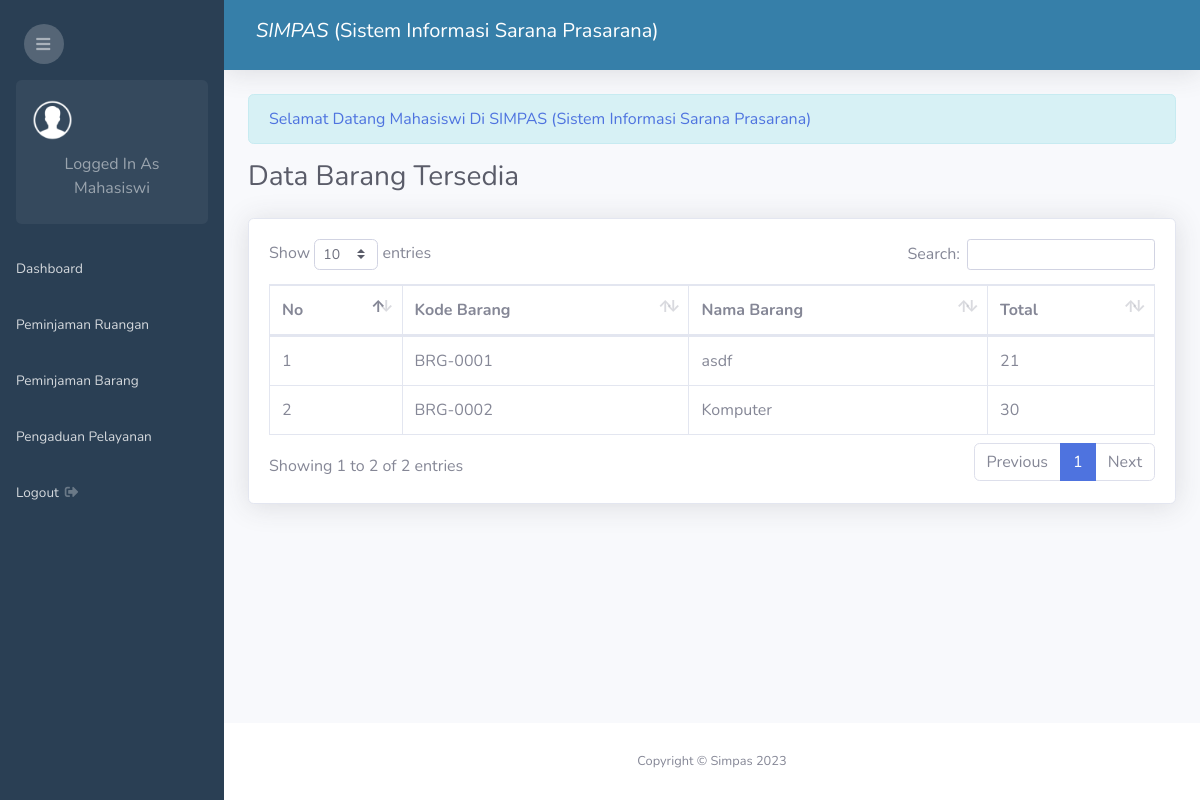
Before: /admin.php?page=barang-tersedia (signed in) with the older database file.
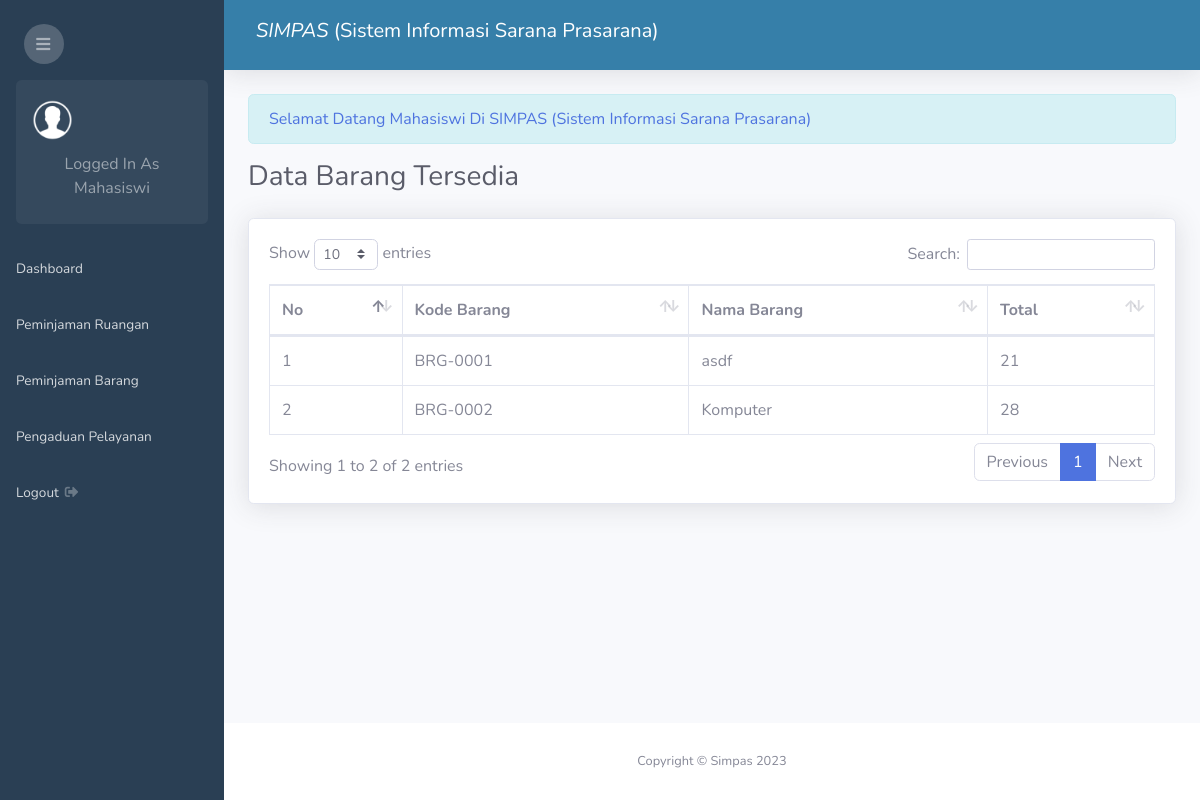
After: the same page with the newer database file.
### tables this page shows
CREATE TABLE `barang` (
  `kd_barang` varchar(25) NOT NULL,
  `nama_barang` varchar(100) NOT NULL,
  `kategori_id` int(11) NOT NULL,
  `merek` varchar(100) NOT NULL,
  `spesifikasi` varchar(100) NOT NULL,
  `lokasi` varchar(100) NOT NULL,
  `status_barang` varchar(50) NOT NULL,
  `total` int(11) NOT NULL,
  `satuan_id` int(11) NOT NULL
);

### barang/barang_tersedia.php (the view)
<div class="d-sm-flex align-items-center justify-content-between mb-4">
    <h1 class="h3 mb-0 text-gray-800">Data Barang Tersedia</h1>
</div>
<div class="card shadow mb-4">
    <div class="card-body">
        <div class="table-responsive">
            <table class="table table-bordered" id="dataTable" width="100%" cellspacing="0">
                <thead>
                    <tr>
                        <th>No</th>
                        <th>Kode Barang</th>
                        <th>Nama Barang</th>
                        <th>Total</th>
                    </tr>
                </thead>
                <tbody>
                <?php
                    $no = 1;
                    $sql = mysqli_query($conn, "SELECT b.nama_barang, b.kd_barang, (b.total - COALESCE(p.jumlah_barang, 0)) as jumlah_tersedia
                    FROM barang b
                    LEFT JOIN (
                        SELECT barang_kd, SUM(jumlah_barang) as jumlah_barang
                        FROM peminjaman_barang
                        WHERE status = 'Approved'
                        GROUP BY barang_kd
                    ) p ON b.kd_barang = p.barang_kd");
                    while($row = mysqli_fetch_assoc($sql)){
                ?>
                <tr>
                    <td><?php echo $no++ ?></td>
                    <td><?php echo $row['kd_barang'] ?></td>
                    <td><?php echo $row['nama_barang'] ?></td>
                    <td><?php echo $row['jumlah_tersedia'] ?></td>
                </tr>
                <?php } ?>
                </tbody>
            </table>
        </div>
    </div>
</div>

Changed rows visible on the page:
changed barang "BRG-0002": jumlah_tersedia "30" → "28"
